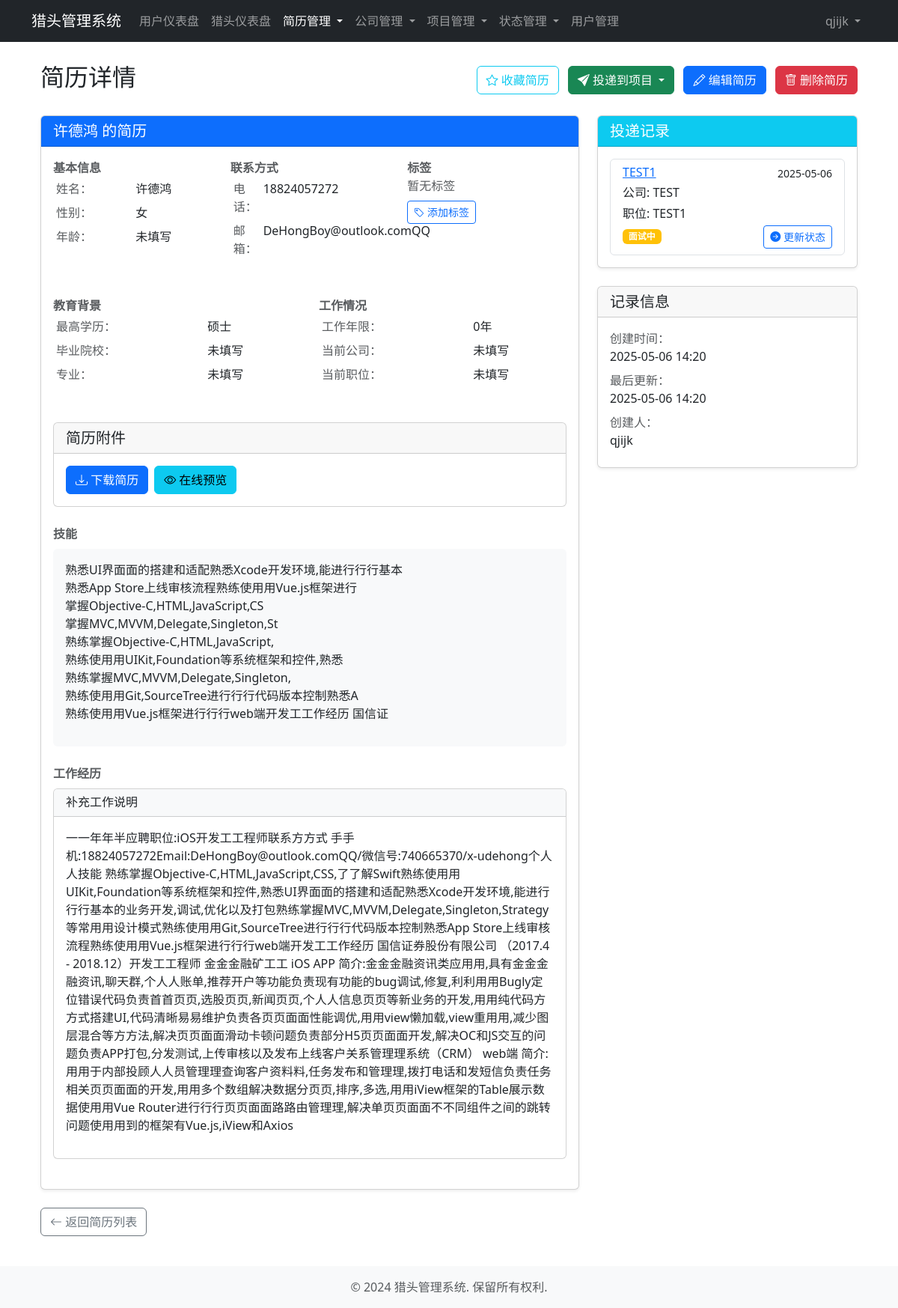
Before: /headhunting/resumes/8/ (signed in) with the older database file.
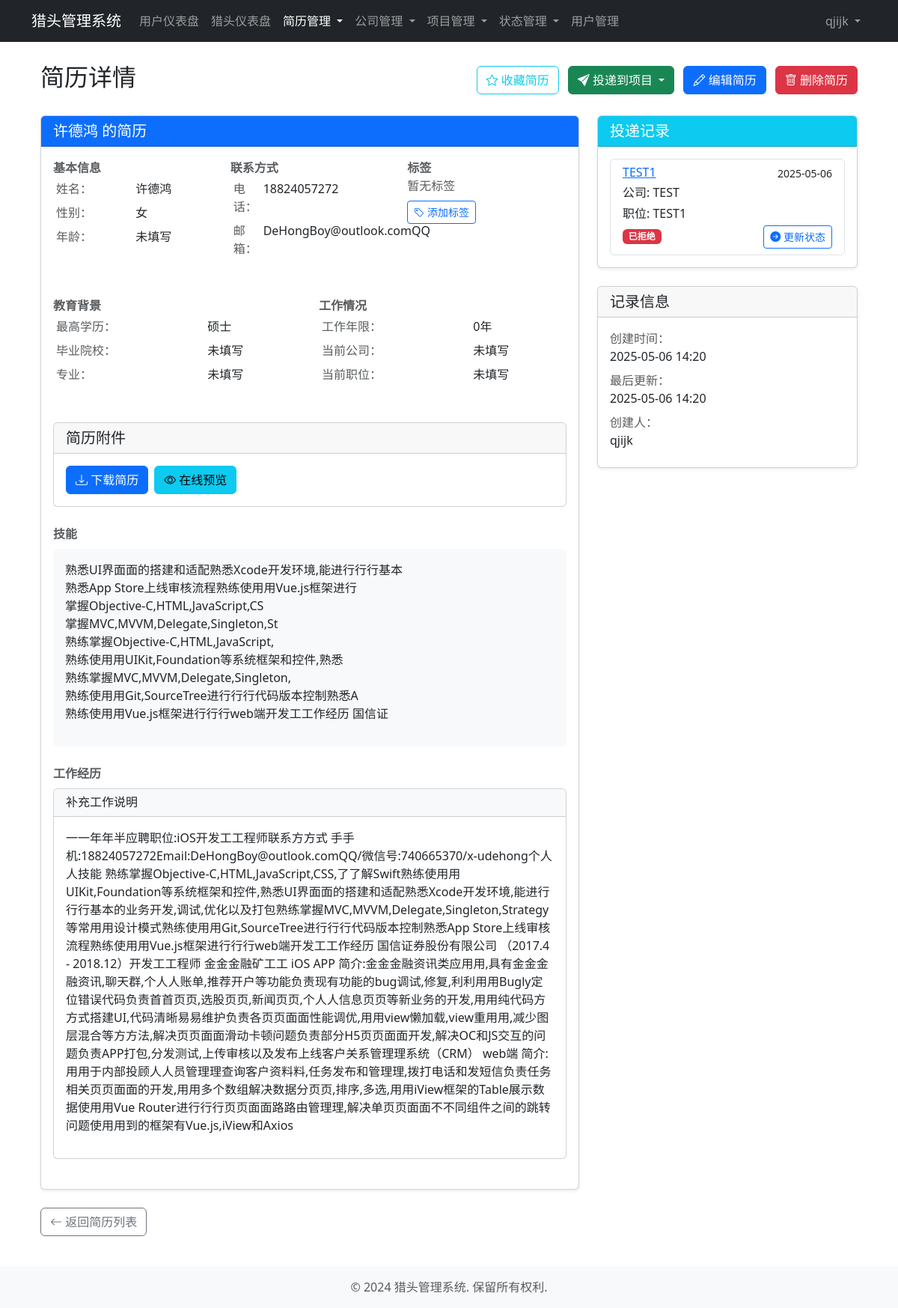
After: the same page with the newer database file.
### headhunting/models.py (models this page shows, shortened)
class ResumeProject(models.Model):
    resume = models.ForeignKey(Resume, on_delete=models.CASCADE, related_name='project_submissions', verbose_name='简历')
    project = models.ForeignKey(Project, on_delete=models.CASCADE, related_name='resume_submissions', verbose_name='项目')
    status = models.ForeignKey(ResumeStatus, on_delete=models.SET_NULL, null=True, verbose_name='状态')
    notes = models.TextField(blank=True, null=True, verbose_name='备注')
    submitted_at = models.DateTimeField(auto_now_add=True, verbose_name='投递时间')
    updated_at = models.DateTimeField(auto_now=True, verbose_name='更新时间')
    class Meta:
        verbose_name = '简历投递记录'
        verbose_name_plural = verbose_name
        ordering = ['-submitted_at']
        unique_together = ['resume', 'project']  # 同一个简历不能重复投递同一个项目

class StatusOption(models.Model):
    name = models.CharField(max_length=50, verbose_name='状态名称')
    code = models.CharField(max_length=50, unique=True, verbose_name='状态代码')
    description = models.TextField(blank=True, null=True, verbose_name='描述')
    order = models.IntegerField(default=0, verbose_name='排序')
    is_active = models.BooleanField(default=True, verbose_name='是否激活')
    created_at = models.DateTimeField(auto_now_add=True, verbose_name='创建时间')
    class Meta:
        abstract = True
        ordering = ['order', 'created_at']

class ResumeStatus(StatusOption):
    class Meta:
        verbose_name = '简历状态'
        verbose_name_plural = verbose_name

class Project(models.Model):
    title = models.CharField(max_length=100, verbose_name='项目标题')
    company = models.ForeignKey(Company, on_delete=models.CASCADE, related_name='projects', verbose_name='关联公司')
    job_title = models.CharField(max_length=100, verbose_name='职位名称')
    job_description = models.TextField(verbose_name='职位描述')
    requirements = models.TextField(verbose_name='职位要求')
    salary_range = models.CharField(max_length=50, blank=True, null=True, verbose_name='薪资范围')
    location = models.CharField(max_length=100, blank=True, null=True, verbose_name='工作地点')
    status = models.ForeignKey(ProjectStatus, on_delete=models.SET_NULL, null=True, verbose_name='项目状态')
    created_at = models.DateTimeField(auto_now_add=True, verbose_name='创建时间')
    updated_at = models.DateTimeField(auto_now=True, verbose_name='更新时间')
    deadline = models.DateField(blank=True, null=True, verbose_name='截止日期')
    created_by = models.ForeignKey(User, on_delete=models.SET_NULL, null=True, related_name='created_projects', verbose_name='创建人')
    class Meta:
        verbose_name = '项目'
        verbose_name_plural = verbose_name
        ordering = ['-created_at']

class Company(models.Model):
    name = models.CharField(max_length=100, verbose_name='公司名称')
    address = models.CharField(max_length=200, blank=True, null=True, verbose_name='地址')
    contact_person = models.CharField(max_length=50, blank=True, null=True, verbose_name='联系人')
    contact_phone = models.CharField(max_length=20, blank=True, null=True, verbose_name='联系电话')
    contact_email = models.EmailField(blank=True, null=True, verbose_name='联系邮箱')
    description = models.TextField(blank=True, null=True, verbose_name='公司描述')
    created_at = models.DateTimeField(auto_now_add=True, verbose_name='创建时间')
    updated_at = models.DateTimeField(auto_now=True, verbose_name='更新时间')
    created_by = models.ForeignKey(User, on_delete=models.SET_NULL, null=True, related_name='created_companies', verbose_name='创建人')
    class Meta:
        verbose_name = '公司'
        verbose_name_plural = verbose_name
        ordering = ['-created_at']

### headhunting/views.py (the view)
# urls.py: path('resumes/<int:pk>/', views.resume_detail, name='resume_detail'),
@login_required
def resume_detail(request, pk):
    resume = get_object_or_404(Resume, pk=pk)
    if not request.user.is_system_admin and not request.user.is_admin and resume.created_by != request.user:
        return HttpResponseForbidden('您没有权限查看此简历')
    submissions = resume.project_submissions.all()
    submitted_project_ids = resume.project_submissions.values_list('project_id', flat=True)
    available_projects = Project.objects.exclude(id__in=submitted_project_ids).filter(status__code='active')
    current_tag_ids = resume.tags.values_list('id', flat=True)
    available_tags = Tag.objects.exclude(id__in=current_tag_ids)
    if not request.user.is_system_admin:
        available_tags = available_tags.filter(Q(created_by=request.user) | Q(created_by__isnull=True))
    is_bookmarked = ResumeBookmark.objects.filter(resume=resume, user=request.user).exists()
    return render(request, 'headhunting/resume_detail.html', {
        'resume': resume,
        'submissions': submissions,
        'projects': available_projects,
        'available_tags': available_tags,
        'is_bookmarked': is_bookmarked
    })

### accounts/models.py (called while the page is built)
    def __str__(self):
        return self.username

    @property
    def is_system_admin(self):
        return self.user_type == self.SYSTEM_ADMIN

### headhunting/templatetags/headhunting_extras.py (called while the page is built)
@register.filter
def endswith(value, arg):
    return value.endswith(arg)

### templates/headhunting/resume_detail.html (shortened to what the changed rows need)
{% extends 'base/base.html' %}
{% load static %}
{% load crispy_forms_tags %}
{% load headhunting_extras %}
{% block content %}
<div class="container">
    <div class="d-flex justify-content-between align-items-center mb-4">
        <h2 class="animate__animated animate__fadeInLeft">简历详情</h2>
    </div>
    <div class="row">
        <div class="col-md-4">
            <div class="card shadow-sm mb-4 animate__animated animate__fadeInRight animate__delay-1s">
                <div class="card-body">
                    {% if resume.project_submissions.all %}
                    <div class="list-group">
                        {% for submission in resume.project_submissions.all %}
                        <div class="list-group-item list-group-item-action">
                            <div class="d-flex w-100 justify-content-between">
                                <h6 class="mb-1">
                                    <a href="{% url 'project_detail' submission.project.id %}">{{ submission.project.title }}</a>
                                </h6>
                                <small>{{ submission.submitted_at|date:"Y-m-d" }}</small>
                            </div>
                            <p class="mb-1">公司: {{ submission.project.company.name }}</p>
                            <p class="mb-1">职位: {{ submission.project.job_title }}</p>
                            <div class="d-flex justify-content-between align-items-center">
                                <span class="badge
                                {% if submission.status.code == 'submitted' %}bg-secondary
                                {% elif submission.status.code == 'reviewing' %}bg-info
                                {% elif submission.status.code == 'interview' %}bg-warning
                                {% elif submission.status.code == 'offer' %}bg-success
                                {% elif submission.status.code == 'rejected' %}bg-danger
                                {% else %}bg-secondary{% endif %}">
                                    {{ submission.status.name }}
                                </span>
                                <a href="{% url 'submission_update_status' submission.id %}?from_project=false" class="btn btn-sm btn-outline-primary">
                                    <i class="bi bi-arrow-right-circle-fill"></i> 更新状态
                                </a>
                            </div>
                        </div>
                        {% endfor %}
                    </div>
                    {% endif %}
                </div>
            </div>
        </div>
    </div>
</div>
{% endblock %}
{% block extra_css %}
<link rel="stylesheet" href="https://cdn.jsdelivr.net/npm/bootstrap-icons@1.10.0/font/bootstrap-icons.css">
<link rel="stylesheet" href="https://cdnjs.cloudflare.com/ajax/libs/animate.css/4.1.1/animate.min.css">
{% endblock %}

Changed rows visible on the page:
changed ResumeProject "TEST1": status_id 3 → 13 (drawn); status.name "面试中" → "已拒绝"
